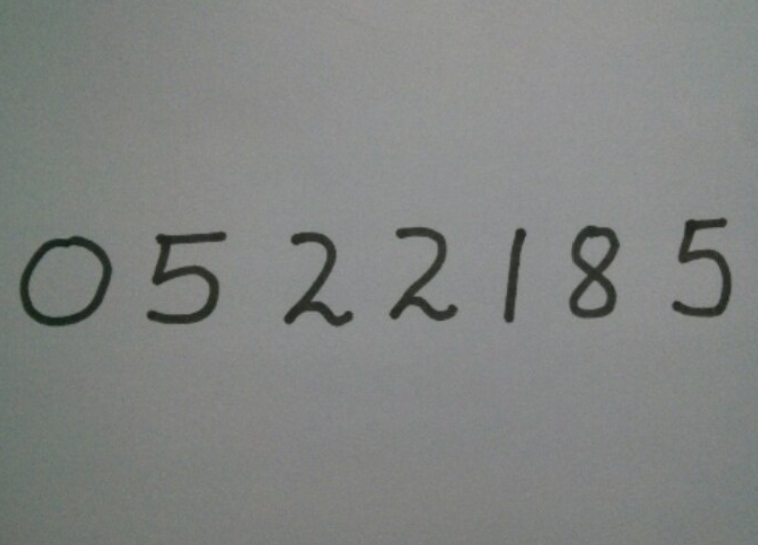
#> input picture tesseract_scripts/sample_number_read.png, 758 x 545 px
$ python test.py   (older library calls are emulated)
#> lines starting #> are read from the running program, lines starting #| are printed output that depends on the picture; after the words box and inside, x2 and y2 are one past the last pixel; in counts of white or black regions, pixels touching at a corner belong together
### OCR/headers.py
import cv2
import numpy as np

# get grayscale image
def get_grayscale(image):
    return cv2.cvtColor(image, cv2.COLOR_BGR2GRAY)

# noise removal
def remove_noise(image):
    return cv2.medianBlur(image,5)

#thresholding
def thresholding(image, inv=0):

    if inv == 0:
        inv_const = cv2.THRESH_BINARY
    elif inv == 1:
        inv_const = cv2.THRESH_BINARY_INV

    return cv2.threshold(image, 0, 255, inv_const + cv2.THRESH_OTSU)[1]

def findContours(image, hierarchy=cv2.RETR_TREE, approximation=cv2.CHAIN_APPROX_SIMPLE):

    return cv2.findContours(image,hierarchy,approximation)

def grayscale(image):

    return cv2.cvtColor(image,cv2.COLOR_BGR2GRAY)

#dilation
def dilate(image, size=5):
    kernel = np.ones((size,size),np.uint8)
    return cv2.dilate(image, kernel, iterations = 1)

#erosion
def erode(image, size=5):
    kernel = np.ones((size,size),np.uint8)
    return cv2.erode(image, kernel, iterations = 1)

#opening - erosion followed by dilation
def opening(image):
    kernel = np.ones((5,5),np.uint8)
    return cv2.morphologyEx(image, cv2.MORPH_OPEN, kernel)

#closing - dilation followed by erosion
def closing(image, size=[5]):

    if len(size) == 1:
        size = size[0]
        kernel = np.ones((size,size),np.uint8)
        return cv2.morphologyEx(image, cv2.MORPH_CLOSE, kernel)
    elif len(size) == 2:
        # kernel0 = np.ones((size[0],size[0]), np.uint8)
        # kernel1 = np.ones((size[1],size[1]), np.uint8)

        # toreturn = dilate(image, size[0])
        return erode(dilate(image, size[0]), size[1])
    else:
        return None


# match the height/width to which dimension is bigger
# [17 lines left out: function square, not called in this run]

#canny edge detection
def canny(image):
    return cv2.Canny(image, 100, 200)

#skew correction
# [12 lines left out: function deskew, not called in this run]

#template matching
def match_template(image, template):
    return cv2.matchTemplate(image, template, cv2.TM_CCOEFF_NORMED)

#connected components
def connected_components(image, connectivity=4):
    return cv2.connectedComponentsWithStats( image, connectivity, cv2.CV_32S)

# [18 lines left out: functions crop, resize, not called in this run]

def square_resize_px(img, target_pixel):
    dim = (target_pixel, target_pixel)

    return cv2.resize(img, dim, interpolation = cv2.INTER_AREA)


def pad(img, height_pad=0, width_pad=0):
    '''
        pads image with given height and width padding
        current available anchors:
        0 - center
    '''

    top, bottom, left, right = (height_pad, height_pad, width_pad, width_pad)
    borderType = cv2.BORDER_CONSTANT

    return cv2.copyMakeBorder(img, top, bottom, left, right, borderType, 0)

### tesseract_scripts/test.py
import cv2
import pytesseract
from headers import square_resize_px, pad, get_grayscale, thresholding, connected_components, resize, opening, closing

img = cv2.imread('sample_number_read.png')
#> img is the input picture: shape (545, 758, 3); mean B, G, R 129.9, 132, 129.6
test = img.copy()

cv2.imshow('sample',img)

gray = get_grayscale(img)
cv2.imshow('gray',gray)

thresh = thresholding(gray, inv=1)
#> in thresholding, `return cv2.threshold(image, 0, 255, inv_const + cv2.THRESH_OTSU)[1]`:
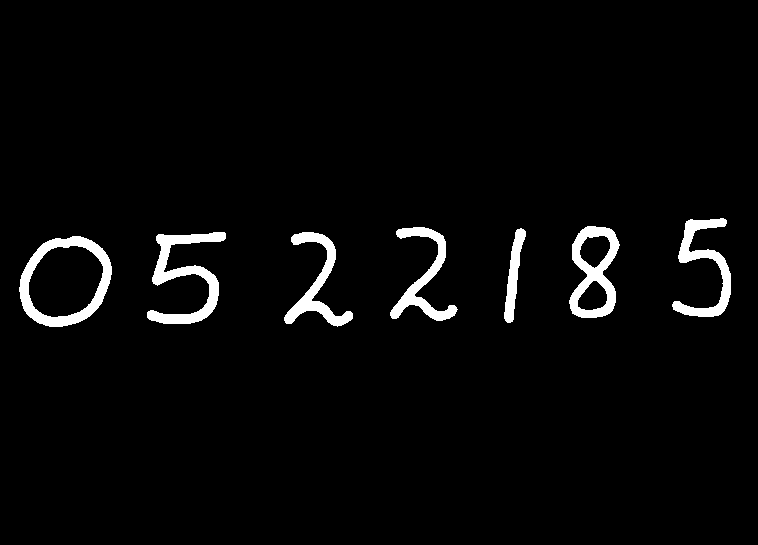
#> returned value: shape (545, 758); 3.2% white; 7 white regions, largest, box (x1, y1, x2, y2) and area: (19, 236, 112, 327) 2491, (147, 232, 226, 324) 2454, (569, 226, 620, 318) 2119
cv2.imshow('thresh',thresh)

thresh = opening(thresh)
#> in opening, `return cv2.morphologyEx(image, cv2.MORPH_OPEN, kernel)`: returned value: shape (545, 758); 3.2% white; 7 white regions, largest, box (x1, y1, x2, y2) and area: (19, 236, 112, 327) 2491, (147, 232, 226, 324) 2447, (570, 226, 619, 318) 2109

(numLabels, labels, stats, centroids) = connected_components(thresh, connectivity=8)
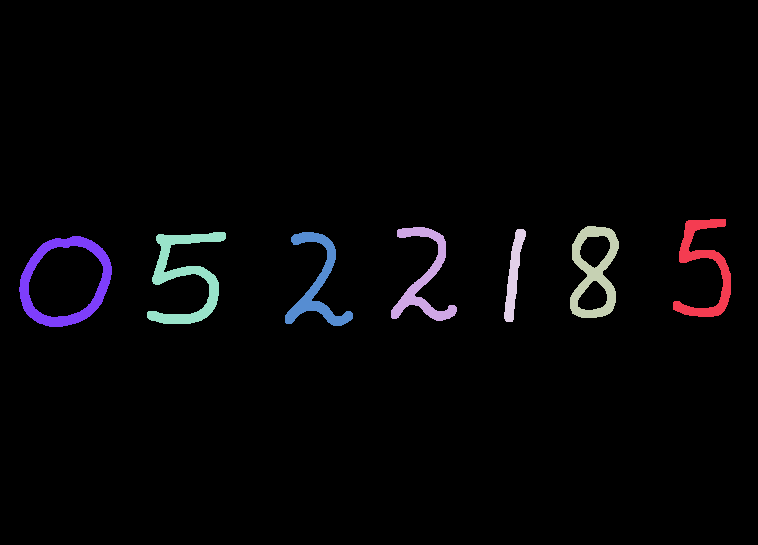
#> labels: shape (545, 758) int32; 8 distinct labels, from 0 to 7; one colour per label, 0 black
#> numLabels = 8; stats = [[0, 0, 758, 545, 399752], [673, 219, 58, 98, 1887], [391, 227, 66, 94, 1760], [570, 226, 49, 92, 2109], [504, 229, 22, 93, 892], [147, 232, 79, 92, 2447], [285, 232, 68, 94, 1772], [19, 236, 93, 91, 2491]]; centroids = [[378.7, 271.9], [704.1, 267.6], [423.8, 277.7], [593.9, 271.9], [513.4, 274.7], [184.9, 276.5], [317, 283.7], [64.65, 281.6]]

output = thresholding(gray)
output = closing(output)

components = []

for index, i in enumerate(range(0, numLabels)):

    if i == 0:
        text = "examining component {}/{} (background)".format(i + 1, numLabels)
    else:
        text = "examining component {}/{}".format( i + 1, numLabels)

        x = stats[i, cv2.CC_STAT_LEFT]
        y = stats[i, cv2.CC_STAT_TOP]
        w = stats[i, cv2.CC_STAT_WIDTH]
        h = stats[i, cv2.CC_STAT_HEIGHT]
        area = stats[i, cv2.CC_STAT_AREA]
        (cX, cY) = centroids[i]
        # output = img.copy()
        test = cv2.rectangle(test, (x, y), (x + w, y + h), (0, 255, 0), 3)

        buffer = 10
        cropped = output[y-buffer:y+h+buffer, x-buffer:x+w+buffer]

        height, width = cropped.shape

        if height > width:
            padding = height - width
            padding //= 2
            squared =  pad(cropped, width_pad=padding)
            squared = square_resize_px(squared, 28)


        elif width > height:
            padding = width - height
            padding //= 2
            squared =  pad(cropped, height_pad=padding)
            squared = square_resize_px(squared, 28)

        components.append(squared)
        # cv2.imwrite("number"+str(index), )


        cv2.imshow('cc',output)

    print("[INFO] {}".format(text))
#> this loop made 8 passes
#> (text, x, y, w, h, area, cX, cY) on passes 2 to 8: ('examining component 2/8', 673, 219, 58, 98, 1887, 704.1, 267.6), ('examining component 3/8', 391, 227, 66, 94, 1760, 423.8, 277.7), ('examining component 4/8', 570, 226, 49, 92, 2109, 593.9, 271.9), ('examining component 5/8', 504, 229, 22, 93, 892, 513.4, 274.7), ('examining component 6/8', 147, 232, 79, 92, 2447, 184.9, 276.5), ('examining component 7/8', 285, 232, 68, 94, 1772, 317, 283.7), ('examining component 8/8', 19, 236, 93, 91, 2491, 64.65, 281.6)
#> text on pass 1: 'examining component 1/8 (background)'
#| [INFO] examining component 1/8 (background)
#| [INFO] examining component 2/8
#| [INFO] examining component 3/8
#| [INFO] examining component 4/8
#| [INFO] examining component 5/8
#| [INFO] examining component 6/8
#| [INFO] examining component 7/8
#| [INFO] examining component 8/8
#> pass 2, `test = cv2.rectangle(test, (x, y), (x + w, y + h), (0, 255, 0), 3)`:
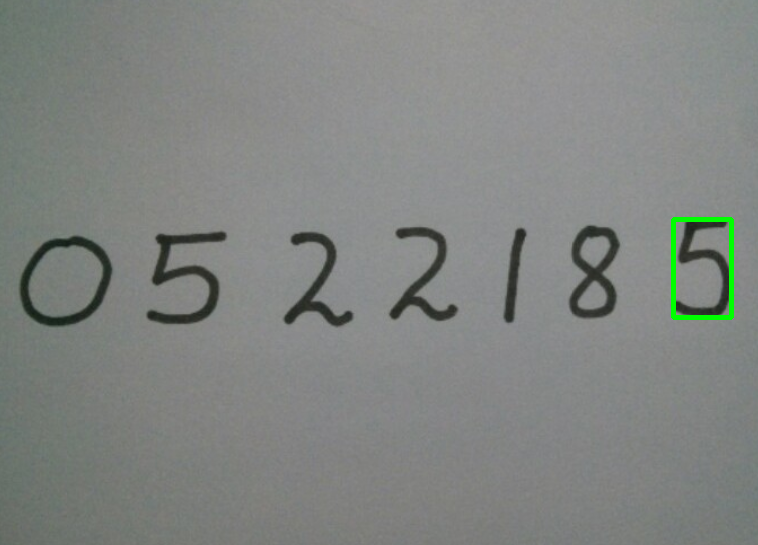
#> test: shape (545, 758, 3); 0.37% of pixels changed, all inside (x1, y1, x2, y2) = (671, 217, 734, 320)
#> pass 2, `cropped = output[y-buffer:y+h+buffer, x-buffer:x+w+buffer]`:
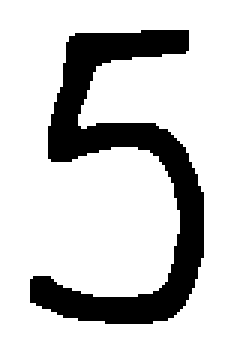
#> cropped: shape (118, 78) (shown 3 times larger); 79.5% white; 1 black region, box (x1, y1, x2, y2) and area: (10, 10, 68, 108) 1887
#> pass 2, `squared = square_resize_px(squared, 28)`:
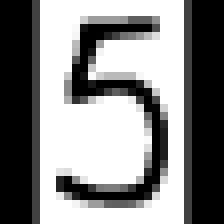
#> squared: shape (28, 28) (shown 8 times larger); min 0, max 255, mean 134
#> after the loop:
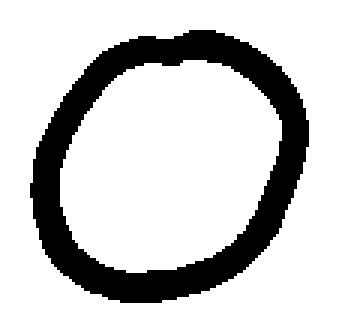
#> cropped: shape (111, 113) (shown 3 times larger); 80.1% white; 1 black region, box (x1, y1, x2, y2) and area: (10, 10, 103, 101) 2491
#> after the loop:
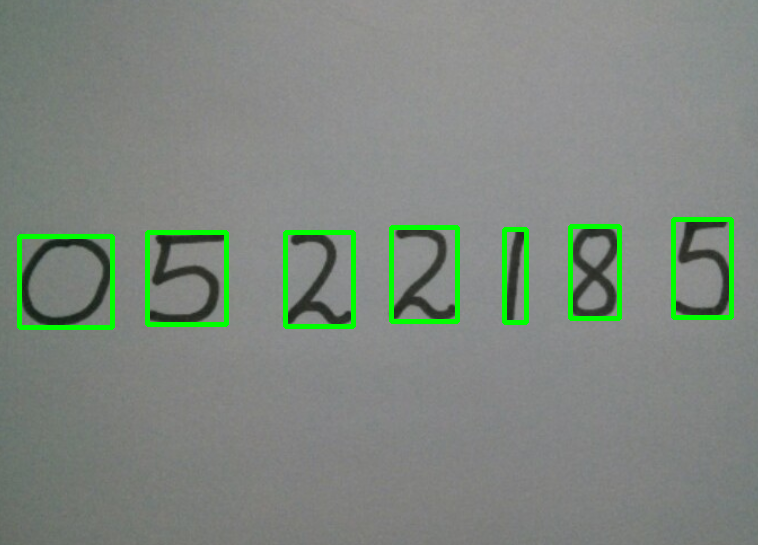
#> test: shape (545, 758, 3); 2.24% of pixels changed, all inside (x1, y1, x2, y2) = (17, 224, 622, 330)
#> after the loop, components = 7 items

cv2.imshow('bounded numbers',test)

for ind, i in enumerate(components):

    # resized = resize(i, scale_percent=60)

    # cv2.imshow('cc resized'+str(ind), resized)
    cv2.imshow('cc'+str(ind), i)
    cv2.imwrite('./test/cc'+str(ind)+'.jpg', i)

    custom_config = '--psm 10 --oem 1 -c tessedit_char_whitelist=0123456789'
#> (the run stopped early here; a loop or call above may not have finished)
